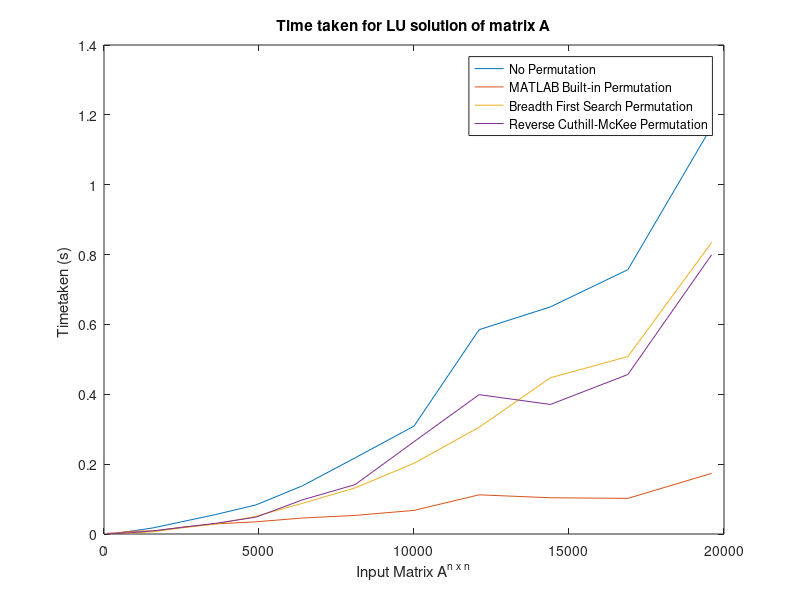

Write the MATLAB code that produced this figure.
clear; close all; clc;
n = [100 400 900 1600 2500 3600 4900 6400 8100 10000 12100 14400 16900 19600];

t1 = [0.00105777979981802,0.00260464058234759,0.00826337726378820,0.0178498048078899,0.0349078341013825,0.0557057001966597,0.0832398955061786,0.137912765270481,0.217989961548622,0.308946549649241,0.584908567906308,0.650227112624380,0.756884557809152,1.16640934573953];
t2 = [0.00211078986762159,0.00276937978807714,0.00824686665296897,0.00823255745692565,0.0193262203175908,0.0289970354281018,0.0348663741231031,0.0457934632657254,0.0532364466230297,0.0675937068889606,0.112152910270334,0.103780929877601,0.102009524787930,0.173605770641933];
t3 = [0.000452390736446623,0.00155786785640905,0.00270884088174000,0.00664276908626611,0.0174645572221081,0.0284360415627110,0.0508380052246911,0.0878342481434735,0.131985822888843,0.202453109865273,0.305484458011682,0.447355367049224,0.508035163932020,0.834445170095982];
t4 = [0.000504123983680178,0.00130910798673281,0.00387779212774076,0.00928299920749068,0.0186801050808653,0.0306301182893540,0.0481354016848161,0.0976444861897913,0.141438331034078,0.264267369162582,0.398970104787343,0.370886289588776,0.456722753823124,0.799378100325809];
plot(n, t1, n, t2, n, t3, n, t4);
title('Time taken for LU solution of matrix A');
xlabel('Input Matrix A^{n x n}');
ylabel('Timetaken (s) ');
legend('No Permutation', 'MATLAB Built-in Permutation', 'Breadth First Search Permutation', 'Reverse Cuthill-McKee Permutation');